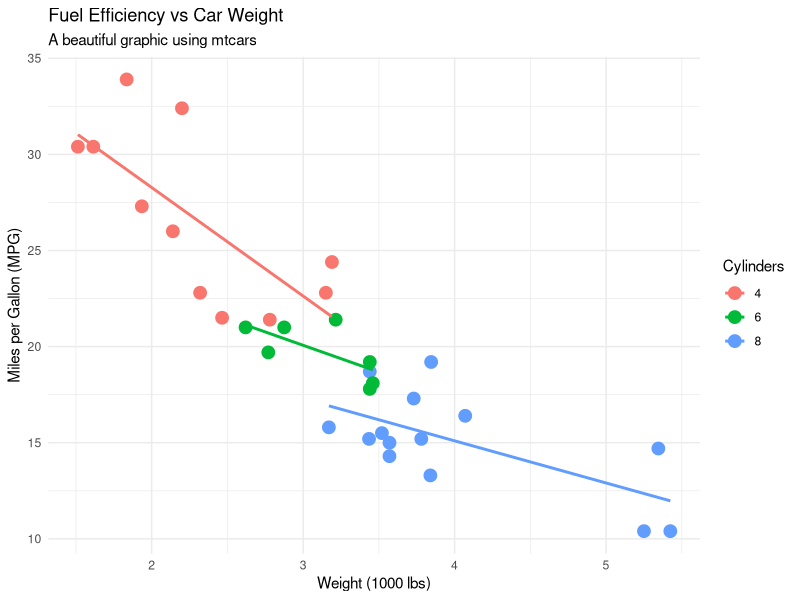

R code for this plot:
## ---- chunk 1
suppressPackageStartupMessages(library(tidyverse))
## ---- chunk 2
ggplot(mtcars, aes(x = wt, y = mpg, color = factor(cyl))) +
  geom_point(size = 4) +
  geom_smooth(method = "lm", se = FALSE) +
  labs(
    title = "Fuel Efficiency vs Car Weight",
    subtitle = "A beautiful graphic using mtcars",
    x = "Weight (1000 lbs)",
    y = "Miles per Gallon (MPG)",
    color = "Cylinders"
  ) +
  theme_minimal()
